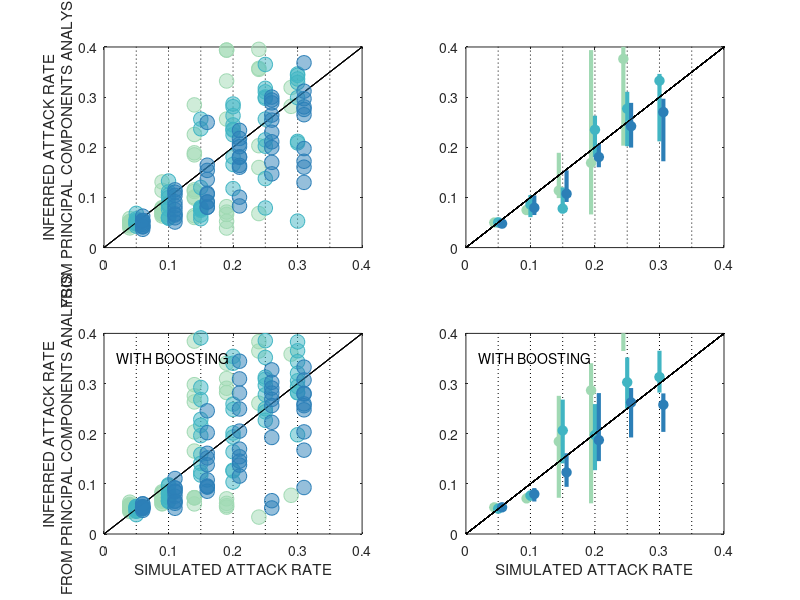

MATLAB code to generate this figure:
clear all;



% THESE HAVE 10 REPLICATES
%
A = csvread( './AgePC1_Simulated/FINAL_Inferred.summary.500K.beta135.take3.afterbugfix.csv',0,0);
A2 = csvread( './AgePC1_Simulated/FINAL_Inferred.summary.500K.beta135.boost7p26.csv',0,0);



% THESE HAVE 30 REPLICATES
%
%A = csvread( './AgePC1_Simulated/FINAL_Inferred.summary.500K.beta135.rep30.csv',0,0);
%A = csvread( './AgePC1_Simulated/FINAL_Inferred.summary.500K.beta135.boost7p26.rep30.csv',0,0);
%




% columns are
%
% 1 the attack rate in the simulation (need to divide by 100 here)
% 2 the sigma value in the simulation
% 3 the beta value in the simulation
% 4 the simulation replicate number
% 5-9 can ignore
% 10 the inferred attack rate

my_greenblue_1 = [161,218,180]/256;
my_greenblue_2 = [65,182,196]/256;
my_greenblue_3 = [44,127,184]/256;
my_greenblue_4 = [37,52,148]/256;
my_greenblue_5 = [20,22,118]/256; % made up by MFB

mycolors={my_greenblue_1, my_greenblue_2, my_greenblue_3, my_greenblue_4, my_greenblue_5};

%sigmas = [0.50 0.60 0.70];
% sigmas = [0.4 0.6 0.8];



subplot(2,2,1)

plot([0.05 0.05],[0 1], 'k:'); hold on;
plot([0.10 0.10],[0 1], 'k:'); 
plot([0.15 0.15],[0 1], 'k:'); 
plot([0.20 0.20],[0 1], 'k:'); 
plot([0.25 0.25],[0 1], 'k:'); 
plot([0.30 0.30],[0 1], 'k:'); 
plot([0.35 0.35],[0 1], 'k:'); 

%axis([0 0.40 0 0.40]);


betas = [-0.5 -0.3 -0.1];
%betas = [-0.3 -0.1];

nb = size(betas,2);

for i=1:nb
    
    %B = A( A(:,2)==sigmas(i), : );
    B = A( A(:,3)==betas(i), : );
    %B = B( B(:,3)==betas(2), : );
    
    %x = (sigmas(i)-0.6)*0.04;
    x = (betas(i)+0.3)*0.05;
    
    plot( [0.0 0.50], [0.0 0.50], 'k-' ); hold on;
    %h=plot( A(:,1)/100, A(:,10), 'ko', 'MarkerFaceColor', my_greenblue_1, 'MarkerEdgeColor', my_greenblue_1, 'MarkerSize', 9 );
    h=scatter( B(:,1)/100 + x, B(:,10), 'MarkerFaceColor', mycolors{i}, 'MarkerEdgeColor', mycolors{i}, 'SizeData', 110, 'MarkerFaceAlpha', 0.5 );
    %h=scatter( B(:,1)/100 + x, B(:,10), 'MarkerFaceColor', mycolors{i}, 'MarkerEdgeColor', mycolors{i}, 'SizeData', 40, 'MarkerFaceAlpha', 0.5 );
    %alpha(h,0.5);

    %xlabel('SIMULATED ATTACK RATE');
    ylabel({'INFERRED ATTACK RATE','FROM PRINCIPAL COMPONENTS ANALYSIS'});

end
axis([0 0.4 0 0.4]);
%title('beta = -0.1; sigma = 0.4, 0.6, 0.8 from left to right');

subplot(2,2,2)
plot([0.05 0.05],[0 1], 'k:'); hold on;
plot([0.10 0.10],[0 1], 'k:'); 
plot([0.15 0.15],[0 1], 'k:'); 
plot([0.20 0.20],[0 1], 'k:'); 
plot([0.25 0.25],[0 1], 'k:'); 
plot([0.30 0.30],[0 1], 'k:'); 
plot([0.35 0.35],[0 1], 'k:'); 

for i=1:nb
    for ar=5:5:30
    
                B = A( A(:,3)==betas(i), : );
                C = B( B(:,1)==ar, : );
                qs = quantile(C(:,10), [.25 .5 .75]);

                x = (betas(i)+0.3)*0.03;

                plot( [0.0 0.50], [0.0 0.50], 'k-' ); hold on;

                %h=scatter( B(:,1)/100 + x, B(:,10), 'MarkerFaceColor', mycolors{i}, 'MarkerEdgeColor', mycolors{i}, 'SizeData', 110, 'MarkerFaceAlpha', 0.5 );
                plot([(ar/100)+x,(ar/100)+x],[qs(1), qs(3)], 'Color', mycolors{i}, 'LineWidth', 3 ); hold on;
                plot( ar/100 + x, qs(2), 'o', 'MarkerFaceColor', mycolors{i}, 'MarkerEdgeColor', mycolors{i}, 'MarkerSize', 7 );


                %alpha(h,0.5);

                %xlabel('SIMULATED ATTACK RATE');
                %ylabel({'INFERRED ATTACK RATE','FROM PRINCIPAL COMPONENTS ANALYSIS'});

    end
end

axis([0 0.4 0 0.4]);



% =====================================================
% =====================================================
% =====================================================
% =====================================================
% =====================================================



subplot(2,2,3)

plot([0.05 0.05],[0 1], 'k:'); hold on;
plot([0.10 0.10],[0 1], 'k:'); 
plot([0.15 0.15],[0 1], 'k:'); 
plot([0.20 0.20],[0 1], 'k:'); 
plot([0.25 0.25],[0 1], 'k:'); 
plot([0.30 0.30],[0 1], 'k:'); 
plot([0.35 0.35],[0 1], 'k:'); 

%axis([0 0.40 0 0.40]);


betas = [-0.5 -0.3 -0.1];
%betas = [-0.3 -0.1];

nb = size(betas,2);

for i=1:nb
    
    B = A2( A2(:,3)==betas(i), : );
    
    %x = (sigmas(i)-0.6)*0.04;
    x = (betas(i)+0.3)*0.05;
    
    plot( [0.0 0.50], [0.0 0.50], 'k-' ); hold on;
    %h=plot( A(:,1)/100, A(:,10), 'ko', 'MarkerFaceColor', my_greenblue_1, 'MarkerEdgeColor', my_greenblue_1, 'MarkerSize', 9 );
    h=scatter( B(:,1)/100 + x, B(:,10), 'MarkerFaceColor', mycolors{i}, 'MarkerEdgeColor', mycolors{i}, 'SizeData', 110, 'MarkerFaceAlpha', 0.5 );
    %h=scatter( B(:,1)/100 + x, B(:,10), 'MarkerFaceColor', mycolors{i}, 'MarkerEdgeColor', mycolors{i}, 'SizeData', 40, 'MarkerFaceAlpha', 0.5 );
    %alpha(h,0.5);

    xlabel('SIMULATED ATTACK RATE');
    ylabel({'INFERRED ATTACK RATE','FROM PRINCIPAL COMPONENTS ANALYSIS'});

end

text(0.02,0.35,'WITH BOOSTING');

axis([0 0.4 0 0.4]);
%title('beta = -0.1; sigma = 0.4, 0.6, 0.8 from left to right');

subplot(2,2,4)
plot([0.05 0.05],[0 1], 'k:'); hold on;
plot([0.10 0.10],[0 1], 'k:'); 
plot([0.15 0.15],[0 1], 'k:'); 
plot([0.20 0.20],[0 1], 'k:'); 
plot([0.25 0.25],[0 1], 'k:'); 
plot([0.30 0.30],[0 1], 'k:'); 
plot([0.35 0.35],[0 1], 'k:'); 

for i=1:nb
    for ar=5:5:30
    
                B = A2( A2(:,3)==betas(i), : );
                C = B( B(:,1)==ar, : );
                qs = quantile(C(:,10), [.25 .5 .75]);

                x = (betas(i)+0.3)*0.03;

                plot( [0.0 0.50], [0.0 0.50], 'k-' ); hold on;

                %h=scatter( B(:,1)/100 + x, B(:,10), 'MarkerFaceColor', mycolors{i}, 'MarkerEdgeColor', mycolors{i}, 'SizeData', 110, 'MarkerFaceAlpha', 0.5 );
                plot([(ar/100)+x,(ar/100)+x],[qs(1), qs(3)], 'Color', mycolors{i}, 'LineWidth', 3 ); hold on;
                plot( ar/100 + x, qs(2), 'o', 'MarkerFaceColor', mycolors{i}, 'MarkerEdgeColor', mycolors{i}, 'MarkerSize', 7 );


                %alpha(h,0.5);

                xlabel('SIMULATED ATTACK RATE');
                %ylabel({'INFERRED ATTACK RATE','FROM PRINCIPAL COMPONENTS ANALYSIS'});

    end
end

text(0.02,0.35,'WITH BOOSTING');

axis([0 0.4 0 0.4]);






